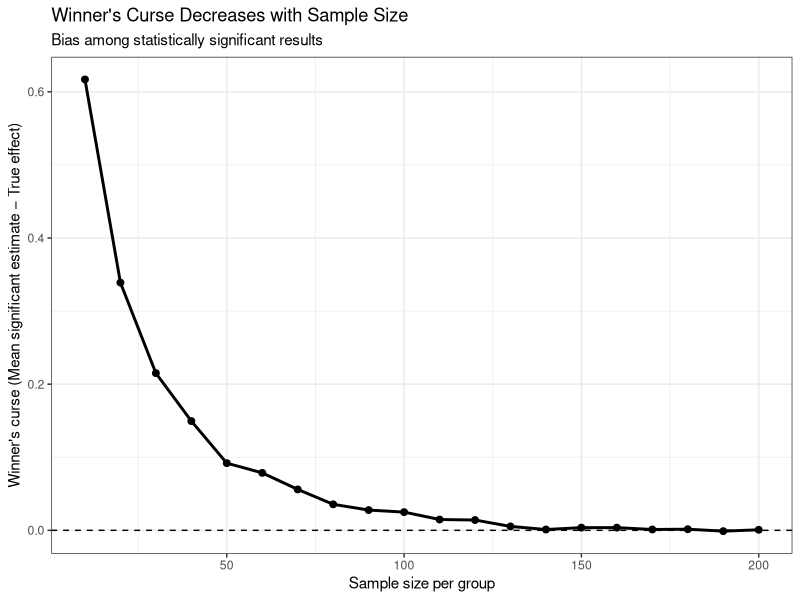

Reproduce this figure in R.
##How does sample size effect winner's curse


library(data.table)
library(foreach)
library(ggplot2)


run_experiment <- function(n, effect, sd = 1) {
  control <- rnorm(n, 0, sd)
  treatment <- rnorm(n, effect, sd)
  
  test <- t.test(treatment, control)
  
  data.table(
    pval = test$p.value,
    est = mean(treatment) - mean(control)
  )
}


set.seed(123)

true_effect <- 0.5
alpha <- 0.05
n_sims <- 2000

sample_sizes <- seq(10, 200, by = 10)



winner_results <- foreach(n = sample_sizes, .combine = rbind) %do% {
  
  sim_results <- foreach(i = 1:n_sims, .combine = rbind) %do% {
    run_experiment(n, true_effect)
  }
  
  sim_results[, significant := pval < alpha]
  
  mean_sig_est <- mean(sim_results[significant == TRUE]$est)
  
  data.table(
    n = n,
    winners_curse = mean_sig_est - true_effect,
    power = mean(sim_results$significant)
  )
}


winner_plot <-
  ggplot(winner_results, aes(x = n, y = winners_curse)) +
  geom_line(linewidth = 1) +
  geom_point(size = 2) +
  geom_hline(yintercept = 0, linetype = "dashed") +
  labs(
    title = "Winner's Curse Decreases with Sample Size",
    subtitle = "Bias among statistically significant results",
    x = "Sample size per group",
    y = "Winner's curse (Mean significant estimate − True effect)"
  ) +
  theme_bw()

winner_plot
